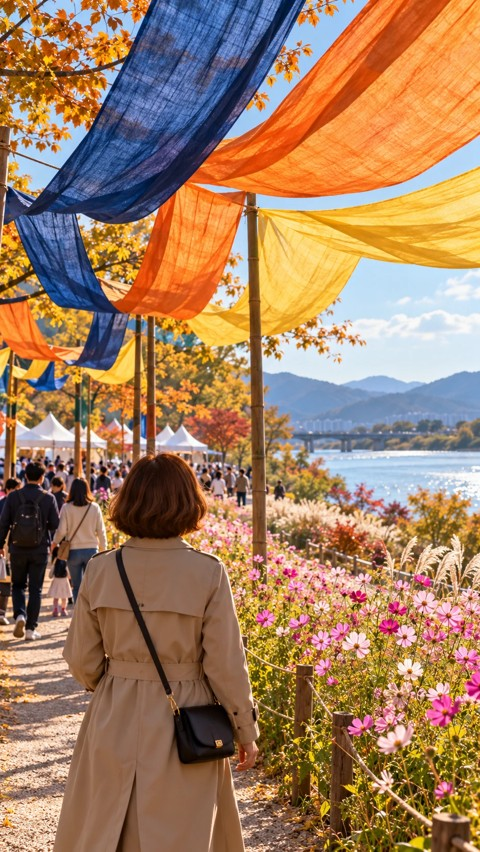
#> input picture _tools/i2v_test/n03.jpg, 480 x 852 px
$ python style_colors.py ../../../../_tools/i2v_test/n03.jpg
#> lines starting #> are read from the running program, lines starting #| are printed output that depends on the picture
"""참조 이미지 → 색 목록 (상위색 + 작은 면적의 강조색). 비전 판단과 맞춰 보는 재료.
  python3 style_colors.py ref.png [--n 8] [--accent 4] → JSON stdout"""
import colorsys, json, sys
from collections import Counter
from PIL import Image

def hexs(c): return '#%02X%02X%02X' % c

def main(path, n=8, na=4):
#> called with path = '../../../../_tools/i2v_test/n03.jpg', n = 8, na = 4
    im = Image.open(path).convert('RGB'); im.thumbnail((480, 480))
#> in main, im is the input picture: PIL image 480x852 RGB; mean R, G, B 162.4, 126.9, 96.9
#> after `im.thumbnail((480, 480))`:
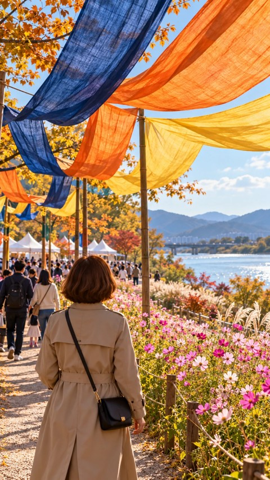
#> im: PIL image 270x480 RGB; mean R, G, B 162.4, 126.9, 96.9
    q = im.quantize(n, method=Image.Quantize.MEDIANCUT).convert('RGB')
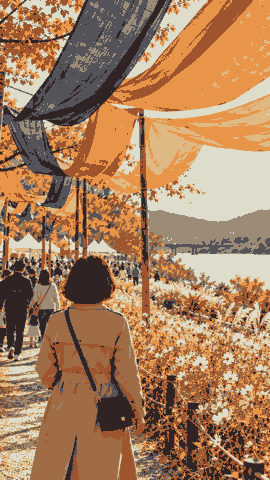
#> q: PIL image 270x480 RGB; mean R, G, B 166.7, 126.9, 93.7
    tot = im.width * im.height
#> tot = 129600
    dom = [(hexs(c), round(v / tot, 3)) for c, v in Counter(q.getdata()).most_common(n)]
#> dom = [('#E8954A', 0.181), ('#9F6C46', 0.157), ('#DEDDCC', 0.137), ('#9E542D', 0.136), ('#2F2324', 0.113), ('#545359', 0.096), ('#DFB984', 0.094), ('#9C8B77', 0.086)]
    # 강조색: 채도 · 밝기가 높은 픽셀만 따로 모아 묶는다 (면적이 작아도 잡히게)
    px = [p for p in im.getdata() if (lambda h, s, v: s > 0.45 and v > 0.45)(*colorsys.rgb_to_hsv(*(x / 255 for x in p)))]
#> px = 63293 items
    acc = []
    if px:
        sub = Image.new('RGB', (len(px), 1)); sub.putdata(px)
        qa = sub.quantize(na, method=Image.Quantize.MEDIANCUT).convert('RGB')
        acc = [(hexs(c), round(v / tot, 3)) for c, v in Counter(qa.getdata()).most_common(na)]
#> acc = [('#F1B64F', 0.129), ('#685853', 0.125), ('#B75E2D', 0.121), ('#CF8A41', 0.114)]
    print(json.dumps({'dominant': dom, 'accent': acc}, ensure_ascii=False, indent=1))
#> (printed output is left out)

if __name__ == '__main__':
    a = sys.argv[1:]
    main(a[0], int(a[a.index('--n') + 1]) if '--n' in a else 8, int(a[a.index('--accent') + 1]) if '--accent' in a else 4)
